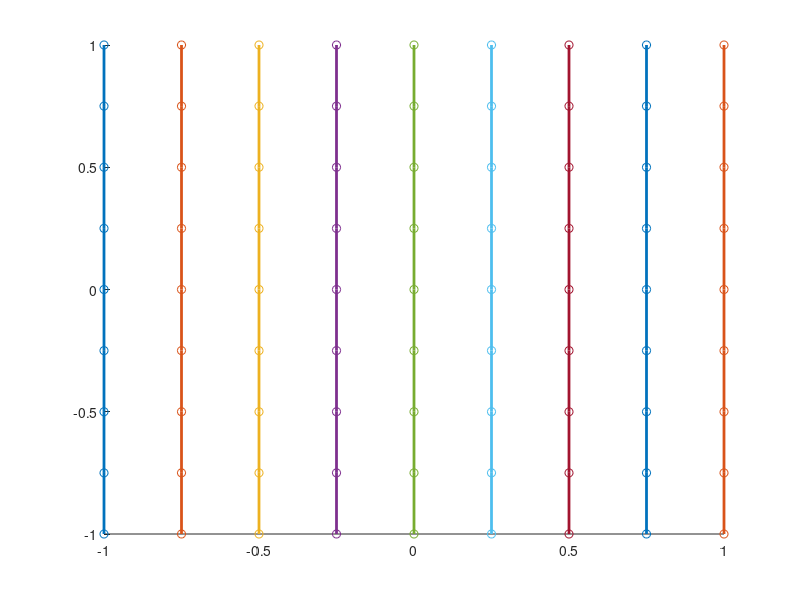

The MATLAB script that drew this image: (Note: this script raises an error after producing the figure.)
%%
% Recording Angles for Radon Transform
%
%%

% clean up:
clear all;
close all; % close all open figures
clc;

%%
% setup
% 
% * N: num of recording angles equally distributed in $[0,\pi]$
% * SAMP: sample time of r-,s-axis
%
N=9;
SAMP=0.25;

%%
% Recording angles
% Following code constructs the rec. angles
% $$ \phis=\left(0°, ..., 180°\right) $$
% $$ \sigmas = \left( ... \right) $$
%
phis=linspace(0,180,N);
phis_=phis*pi/180; % tmp var
sigmas=[cos(phis_);sin(phis_)];
phis_=phis_+pi/2; % +90°
sigmasT=[cos(phis_);sin(phis_)];

% discrete intervalls of $r=[-1,1]$ and $s=[-1,1]$
r=-1:SAMP:1;
s=-1:SAMP:1;

% iterate over all recording angles
for j=1:N
    sigma=sigmas(:,j); % set current angle
    line1=sigmasT(:,j)*r; % standard vectors for $r*sigmaT$

    % create new figure:
    figure;
    hold on;

    %line=[];
    line=zeros(2,length(s),N); %preallocate matrix
    for i=1:length(s)
        % $ L(s) = s_i*sigma_j + r*sigma_j^{T} $
        line(:,:,i)=[line1(1,:)+s(i)*sigma(1) ; line1(2,:)+s(i)*sigma(2)];

        %plot line and sample-points:
        scatter(line(1,:,i),line(2,:,i));
        plot(line(1,:,i),line(2,:,i),'LineWidth',2);
    end

    % add title with current recording angle to plot:
    str=sprintf('recording angle phi_%d=%d',j,phis(j));
    title(texlabel(str));

    % add grid & origin to plot:
    hline(0,'--r');
    vline(0,'--r');
    grid on;

    % plot angle phi
    angle=(sigma*s);
    angleX=angle(1,:);
    angleY=angle(2,:);
    if (phis(j) <= 90) % 0° <= phi <= 90°
        angleX=angleX(angleX>=0); % only positiv X entries
        angleY=angleY(length(angleY)-length(angleX)+1:end); % choose proper Y
    else
        angleY=angleY(angleY>=0); % only positiv Y entries
        angleX=angleX(length(angleX)-length(angleY)+1:end); % choose proper X
    end
    plot(angleX,angleY,'k','LineWidth',2);
end
